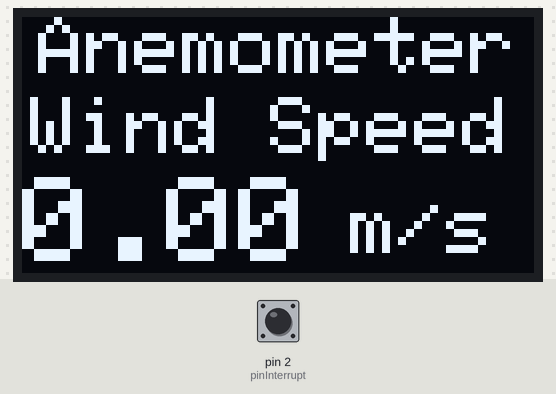
This sketch was run on a simulated Arduino Uno, built with avr-gcc and run on an emulated ATmega328P. On the bench: 128×64 one-colour display. The inputs (shaded band) are chosen by the test bench; at power-on: pin 2 (pinInterrupt) HIGH. What the sketch prints to the serial monitor is not drawn.

Above: at 1.7 s.
1.8 s: pin 2 (pinInterrupt) pulled LOW for 0.15 s
At 2.8 s:
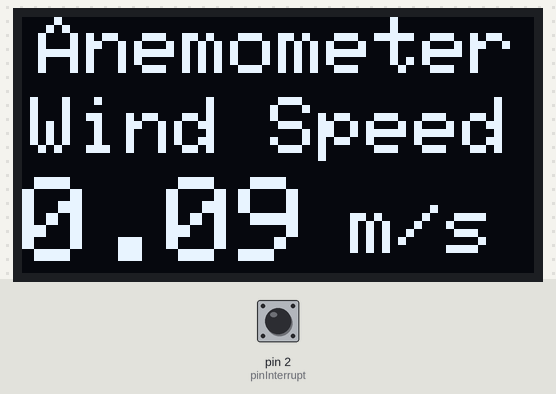
Timing chart, 0 to 4.8 s (numbered marks = the images above; inputs shaded):
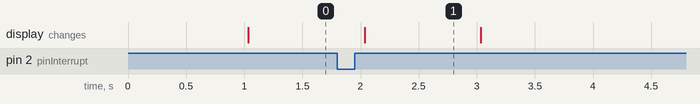

The sketch:

anemometer.ino.ino
```cpp
#include <Adafruit_GFX.h>
#include <Adafruit_SSD1306.h>

#define SCREEN_WIDTH 128 // OLED display width, in pixels
#define SCREEN_HEIGHT 64 // OLED display height, in pixels
// Declaration for an SSD1306 display connected to I2C (SDA, SCL pins)
#define OLED_RESET     -1 // Reset pin # (or -1 if sharing Arduino reset pin)
Adafruit_SSD1306 display(SCREEN_WIDTH, SCREEN_HEIGHT, &Wire, OLED_RESET);

unsigned long lastDebounceTime = 0;  // the last time the output pin was toggled
unsigned long debounceDelay = 1000;    // the debounce time; increase if the output flickers

int pinInterrupt = 2;

int Count = 0;

void onChange()
{
  if ( digitalRead(pinInterrupt) == LOW )
    Count++;
}


void setup()
{
  Serial.begin(115200); //Initialize serial port
  pinMode( pinInterrupt, INPUT_PULLUP);// set the interrupt pin

  //Enable
  attachInterrupt( digitalPinToInterrupt(pinInterrupt), onChange, FALLING);

  display.begin(SSD1306_SWITCHCAPVCC, 0x3C);
  delay(500);
  display.clearDisplay();
  display.setTextColor(WHITE);

}

void loop()
{
  if ((millis() - lastDebounceTime) > debounceDelay)
  {
    lastDebounceTime = millis();

    Serial.print((Count * 8.75)/100);

       //clear display
    display.clearDisplay();

    display.setTextSize(2);
    display.setCursor(4, 0);
    display.print("Anemometer");

    display.setCursor(2, 20); //oled display
    display.setTextSize(2);
    display.println("Wind Speed");

    display.setCursor(0, 40); //oled display
    display.setTextSize(3);
    display.print((Count * 8.75)/100);
    display.setCursor(70, 45);
    display.setTextSize(2);
    display.println(" m/s");
    display.display();

    Count = 0;

    Serial.println("m/s");

  }
  delay(1);
}
```

Measured:
- after the input at 1.8 s, the display: changes after 0.23 s (image 1)
- what the display in image 1 shows lasts 1.0 s, from 2.0 s to 3.0 s
